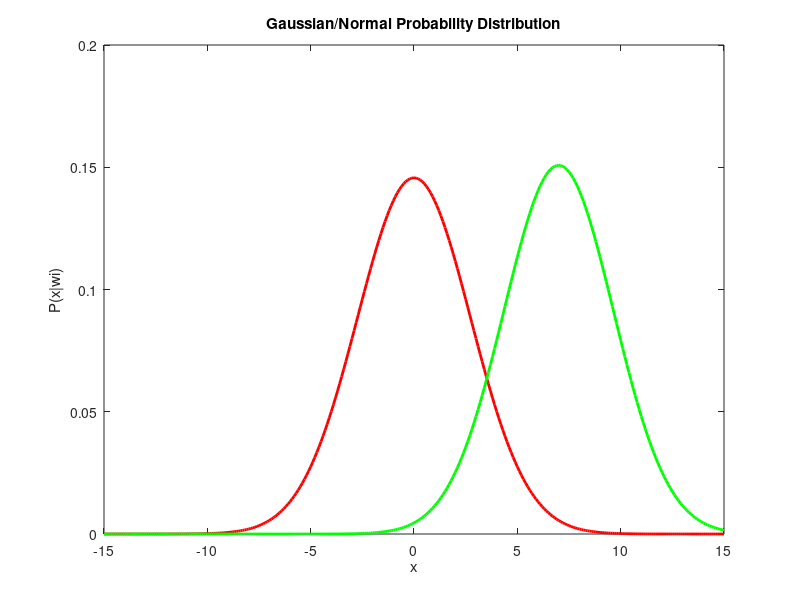
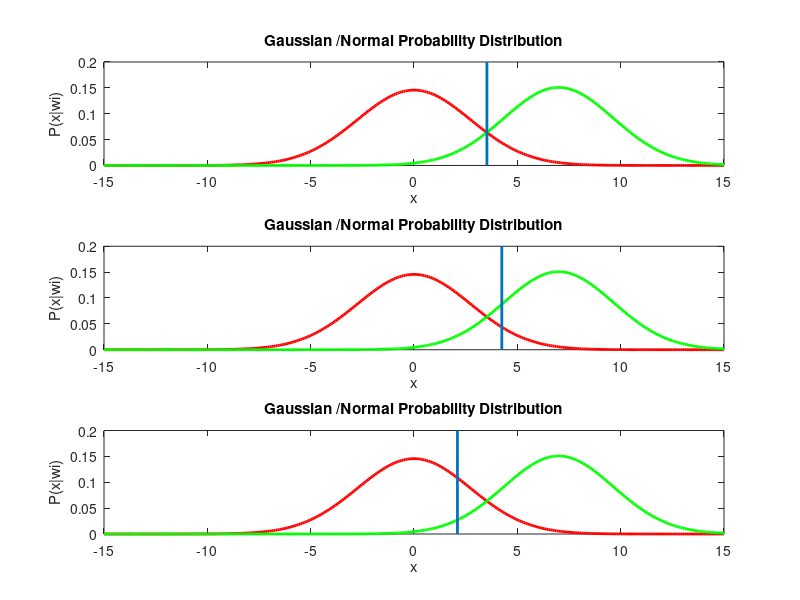

Here is the MATLAB script that generated these plots, in order:
clc;
clear all;

%% Probability density function
x = [-15:.1:15];
normW1 = normpdf(x,0,sqrt(7.5));
normW2 = normpdf(x,7,sqrt(7));
%Plot the pdf.
figure;
plot(x,normW1,'r','LineWidth',2);
hold on;
plot(x,normW2,'g','LineWidth',2);
% Add title and axis labels
xlabel('x')
ylabel('P(x|wi)')
title('Gaussian/Normal Probability Distribution')
dim = [.2 .5 .3 .3];


%% Prior Ration P(W2)/P(W1)=1, Prior probality is equal.
figure
ax1 = subplot(3,1,1); % top subplot
plot(x,normW1,'r','LineWidth',2);
hold on;
plot(x,normW2,'g','LineWidth',2);
hold on
line([3.528 3.528],ylim,'LineWidth',2);
% Add title and axis labels
xlabel('x')
ylabel('P(x|wi)')
title('Gaussian /Normal Probability Distribution')


%% Prior Ration P(W2)/P(W1)=1, Prior probality is equal.
ax2 = subplot(3,1,2); % top subplot
%Plot the pdf.
plot(x,normW1,'r','LineWidth',2);
hold on;
plot(x,normW2,'g','LineWidth',2);
hold on
line([4.249 4.249],ylim,'LineWidth',2);
% Add title and axis labels
xlabel('x')
ylabel('P(x|wi)')
title('Gaussian /Normal Probability Distribution')


%% Prior Ration P(W2)/P(W1)=1, Prior probality is equal.
ax3 = subplot(3,1,3); % top subplot
%Plot the pdf.
plot(x,normW1,'r','LineWidth',2);
hold on;
plot(x,normW2,'g','LineWidth',2);
hold on
line([2.102 2.102],ylim,'LineWidth',2);
% Add title and axis labels
xlabel('x')
ylabel('P(x|wi)')
title('Gaussian /Normal Probability Distribution')



